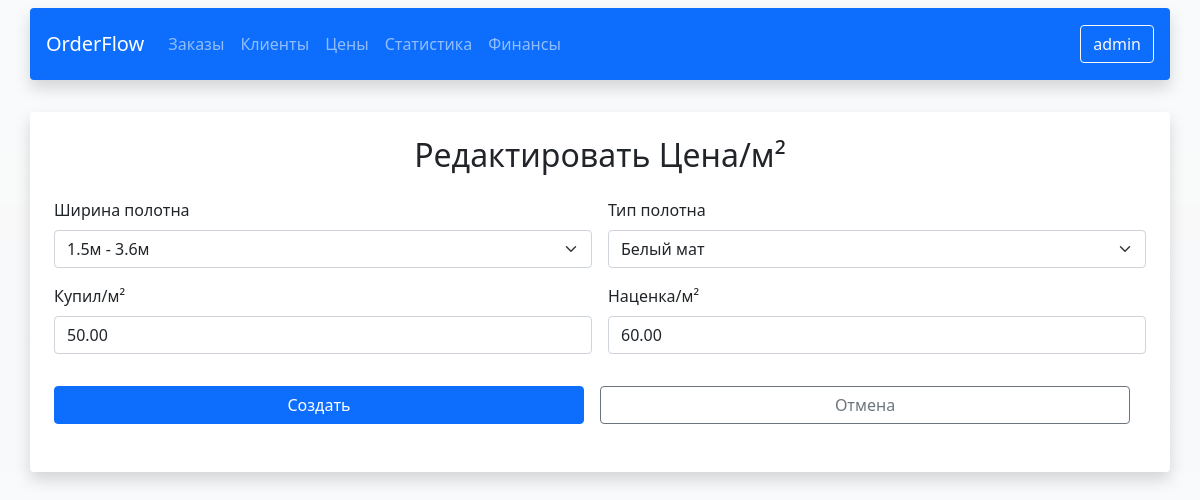
The page /settings/price/1/update (signed in) on the database its author committed.
### users/models.py (models this page shows)
class User(AbstractUser):
    pass

### settings/models.py (models this page shows, shortened)
class PriceSettings(models.Model):
    FABRIC_SIZE_CHOICES = [
        ('short', '1.5м - 3.6м'),
        ('wide', '4.0м - 5.0м'),
        ('the widest', '5.8м'),
    ]
    CEILING_TYPE_CHOICES = [
        ('white mat', 'Белый мат'),
        ('colored mat', 'Цветной мат'),
        ('white gloss', 'Белый лак'),
        ('colored gloss', 'Цветной лак'),
        ('white sateen', 'Белый сатин'),
        ('colored sateen', 'Цветной сатин'),
        ('venice', 'Венеция'),
        ('sky', 'Небо'),
    ]
    fabric_size = models.CharField(
        max_length=20,
        choices=FABRIC_SIZE_CHOICES,
        verbose_name="Размер ткани",
        unique=False
    )
    ceiling_type = models.CharField(
        max_length=20,
        choices=CEILING_TYPE_CHOICES,
        verbose_name="Тип потолка",
    )
    bought = models.DecimalField(
        max_digits=10,
        decimal_places=2,
        default=0,
        verbose_name="Купил за м²",
    )
    markup = models.DecimalField(
        max_digits=10,
        decimal_places=2,
        default=0,
        verbose_name="Наценка за м²",
    )
    user = ForeignKey(to=User, on_delete=CASCADE)
    class Meta:
        unique_together = ('fabric_size', 'ceiling_type', 'user')
        verbose_name = "Настройка цены"
        verbose_name_plural = "Настройки цен"

### settings/views.py (the view)
# urls.py: path('price/<int:price_id>/update', price_update, name='price_update'),
@login_required
def price_update(request, price_id):
    price = get_object_or_404(PriceSettings, id=price_id, user=request.user)
    if request.method == 'POST':
        form = PriceSettingsForms(request.POST, instance=price)
        if form.is_valid():
            form.save()
            return redirect('price_settings')
    else:
        form = PriceSettingsForms(instance=price)
    context = {'form': form, 'price': price}
    return render(request, 'settings/price_update.html', context)

### settings/forms.py
class PriceSettingsForms(forms.ModelForm):
    class Meta:
        model = PriceSettings
        fields = ('fabric_size', 'ceiling_type', 'bought', 'markup')
        widgets = {
            'fabric_size': forms.Select(attrs={
                'class': 'form-select',
                'required': True
            }),
            'ceiling_type': forms.Select(attrs={
                'class': 'form-select',
                'required': True
            }),
            'bought': forms.NumberInput(attrs={
                'class': 'form-control',
                'step': '0.01',
                'placeholder': 'Купил за м²'
            }),
            'markup': forms.NumberInput(attrs={
                'class': 'form-control',
                'step': '0.01',
                'placeholder': 'Наценка за м²'
            }),
        }

### settings/templates/settings/price_update.html (shortened to what this page needs)
{% extends 'orders/base.html' %}
{% block content %}
<div class="container bg-white rounded shadow mt-4 p-4">
    <form action="{% url 'price_update' price.id %}" method="post">
        <h2 class="col-12 mb-4 text-md-center">Редактировать Цена/м² </h2>
        <div class="row g-3">
            <div class="col-md-6">
                <label for="{{ form.fabric_size.id_for_label }}" class="form-label">Ширина полотна </label>
                    {{ form.fabric_size }}
            </div>
            <div class="col-md-6">
                <label for="{{ form.ceiling_type.id_for_label }}" class="form-label">Тип полотна </label>
                {{ form.ceiling_type }}
            </div>
            <div class="col-md-6">
                  <label for="{{ form.bought.id_for_label }}" class="form-label">Купил/м² </label>
                  {{ form.bought }}
            </div>
            <div class="col-md-6">
                  <label for="{{ form.markup.id_for_label }}" class="form-label">Наценка/м² </label>
                  {{ form.markup }}
            </div>
            <div class="row g-3 mb-4">
                <div class="col-md-6">
                    <input type="submit" value="Создать" class="btn btn-primary w-100 w-md-auto">
                </div>
                <div class="col-md-6">
                    <a href="{% url 'price_settings' %}" class="btn btn-outline-secondary w-100 w-md-auto">Отмена</a>
                </div>
            </div>
        </div>
    </form>
</div>
{% endblock %}

### orders/templates/orders/base.html (shortened to what this page needs)
{% load static %}
<!DOCTYPE html>
<html lang="ru">
<head>
    <link href="https://cdn.jsdelivr.net/npm/bootstrap@5.1.3/dist/css/bootstrap.min.css" rel="stylesheet">
</head>
<body class="bg-light bg-gradient">
<nav class="navbar navbar-expand-lg navbar-dark">
    <div class="container rounded shadow p-3 bg-primary" >
        <a class="navbar-brand" href="{% url 'welcome' %}">OrderFlow</a>
        <div class="collapse navbar-collapse" id="navbarNav">
            <ul class="navbar-nav me-auto">
                <li class="nav-item">
                    <a class="nav-link" href="{% url 'new_orders_all' %}">Заказы</a>
                </li>
                <li class="nav-item">
                    <a class="nav-link" href="{% url 'customers' %}">Клиенты</a>
                </li>
                <li class="nav-item">
                    <a class="nav-link" href="{% url 'price_settings' %}">Цены</a>
                </li>
                <li class="nav-item">
                    <a class="nav-link" href="{% url 'stats_dashboard' %}">Статистика</a>
                </li>
                <li class="nav-item">
                    <a class="nav-link" href="{% url 'finance' %}">Финансы</a>
                </li>
            </ul>
            <div class="d-flex">
                {% if user.is_authenticated %}
                    <a href="{% url 'profile' %}" class="btn btn-outline-light">{{ user.username }}</a>
                {% else %}
                    <a href="{% url 'login' %}" class="btn btn-outline-light me-2">Войти</a>
                    <a href="{% url 'registration' %}" class="btn btn-light">Регистрация</a>
                {% endif %}
            </div>
        </div>
    </div>
</nav>
{% block content %}
{% endblock %}
</body>
</html>

### rows shown on the page
User: username "admin"
PriceSettings: fabric_size "1.5м - 3.6м", ceiling_type "Белый мат", bought "50.00", markup "60.00"
